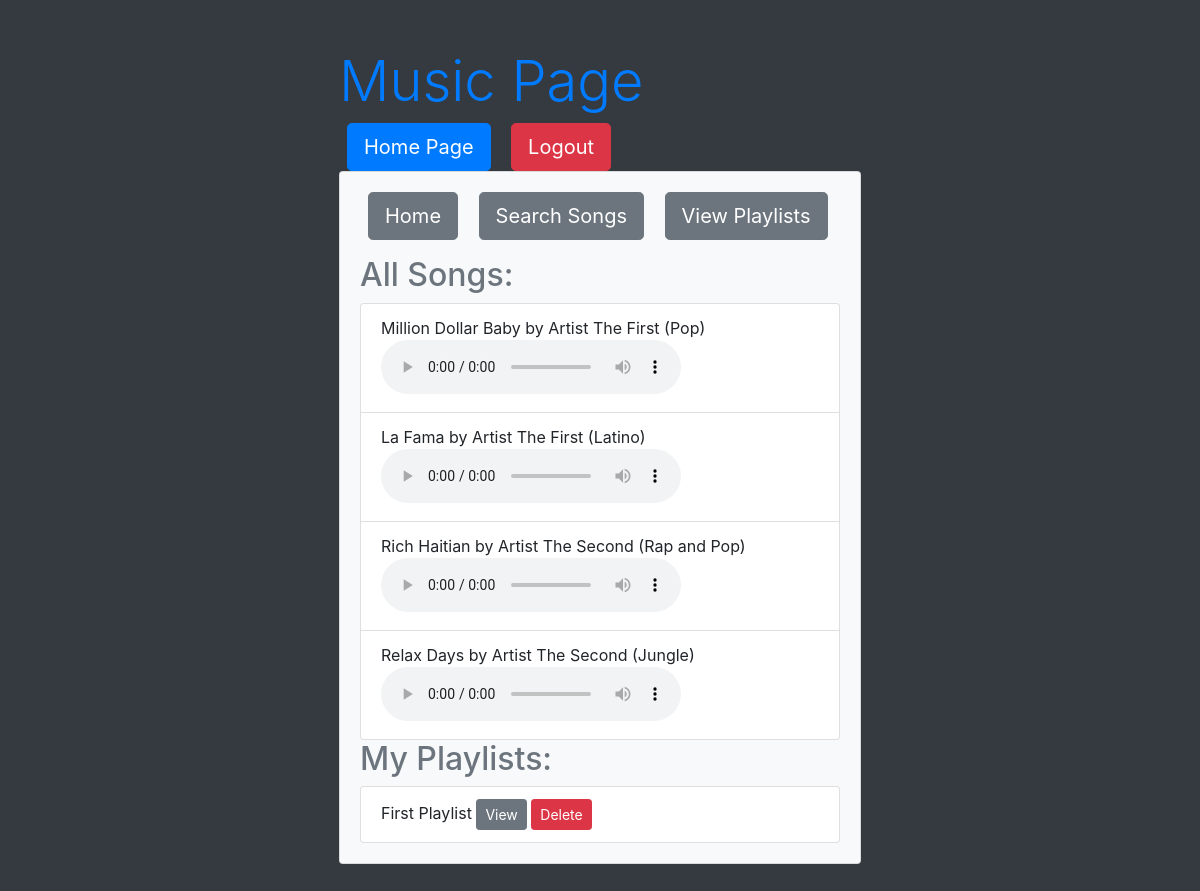
The page /music/ (signed in) on the database its author committed.
### music_streaming_app/models.py (models this page shows, shortened)
class MusicTrack(models.Model):
    title = models.CharField(max_length=100)
    artist = models.ForeignKey(User, on_delete=models.CASCADE, related_name='tracks')
    audio_file = models.FileField(upload_to='audio_files/')
    genre = models.CharField(max_length=50)

class User(AbstractUser):
    name = models.CharField(max_length=100, unique=True)
    bio = models.TextField()
    is_artist = models.BooleanField(default=False)
    email = models.EmailField(blank=True)

class Playlist(models.Model):
    name = models.CharField(max_length=100)
    user = models.ForeignKey(User, on_delete=models.CASCADE, related_name='playlists')
    tracks = models.ManyToManyField(MusicTrack, related_name='playlists')

### music_streaming_app/views.py (the view)
# urls.py: path("music/", views.music_page, name="music_page"),
def music_page(request):
    music_tracks = MusicTrack.objects.all()
    playlists = Playlist.objects.filter(user=request.user)
    return render(request, "music_page.html", {"music_tracks": music_tracks, "playlists": playlists})

### music_streaming_app/templates/music_page.html (shortened to what this page needs)
{% extends 'base.html' %}
{% block content %}
    <div class="container">
        <div class="row justify-content-center">
            <div class="col-md-6">
                <h1 class="display-4 text-primary">Music Page</h1>
                <a href="{% url "home-page" %}" class="btn btn-primary btn-lg mx-2">Home Page</a>
                <a href="{% url "logout" %}" class="btn btn-danger btn-lg mx-2">Logout</a>
                <div class="card bg-light">
                    <div class="card-body">
                        <a href="{% url 'home-page' %}" class="btn btn-secondary btn-lg mx-2 mb-3">Home</a>
                        <a href="{% url 'music_search' %}" class="btn btn-secondary btn-lg mx-2 mb-3">Search Songs</a>
                        <a href="{% url 'playlists_page' %}" class="btn btn-secondary btn-lg mx-2 mb-3">View Playlists</a>
                        <h2 class="text-secondary">All Songs:</h2>
                        <ul class="list-group">
                            {% for song in music_tracks %}
                                <li class="list-group-item">
                                    {{ song.title }} by {{ song.artist.name }} ({{ song.genre }})
                                    <audio preload="auto" controls>
                                      <source src="{{ song.audio_file.url }}">
                                    </audio>
                                </li>
                            {% empty %}
                                <li class="list-group-item text-secondary">No songs found.</li>
                            {% endfor %}
                        </ul>
                        <h2 class="text-secondary">My Playlists:</h2>
                        <ul class="list-group">
                            {% for playlist in playlists %}
                                <li class="list-group-item">
                                    {{ playlist.name }}
                                    <a href="{% url 'playlist_page' playlist.id %}" class="btn btn-secondary btn-sm">View</a>
                                    <a href="{% url 'delete_playlist' playlist.id %}" class="btn btn-danger btn-sm">Delete</a>
                                </li>
                            {% empty %}
                                <li class="list-group-item text-secondary">No playlists found.</li>
                            {% endfor %}
                        </ul>
                    </div>
                </div>
            </div>
        </div>
    </div>
{% endblock %}

### rows shown on the page
MusicTrack: title "Million Dollar Baby", artist.name "Artist The First", genre "Pop"
MusicTrack: title "La Fama", artist.name "Artist The First", genre "Latino"
MusicTrack: title "Rich Haitian", artist.name "Artist The Second", genre "Rap and Pop"
MusicTrack: title "Relax Days", artist.name "Artist The Second", genre "Jungle"
Playlist: name "First Playlist"
